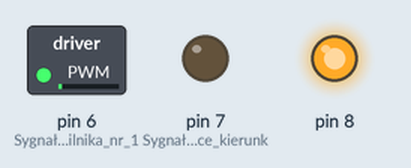
This sketch was run on a simulated Arduino Uno, built with avr-gcc and run on an emulated ATmega328P. On the bench: switched loads named in the sketch (green lamp = pin HIGH), output pins drawn as LEDs (lit = HIGH).

Above: at 0.05 s.
At 1.6 s:
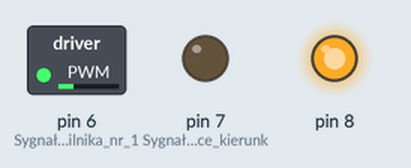
At 3.2 s:
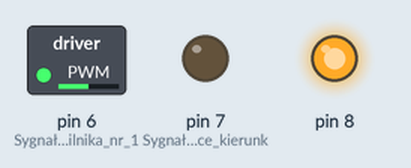
At 6.4 s:
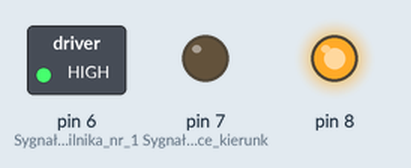
Timing chart, 0 to 8.3 s (numbered marks = the images above):
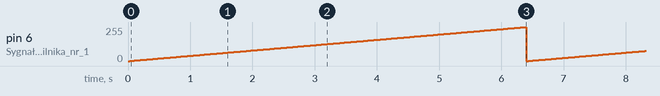

The sketch:

l293d_silnik_softstart.ino
```cpp
void setup() {
  pinMode(6, OUTPUT); //Sygnał PWM silnika nr 1
  pinMode(7, OUTPUT); //Sygnały sterujące kierunkiem obrotów silnika nr 1
  pinMode(8, OUTPUT);

  digitalWrite(7, LOW); //Silnik nr 1 - obroty w lewo
  digitalWrite(8, HIGH);
}

void loop()  {
  for (int i = 0; i <= 255; i++) {
      analogWrite(6, i); //Spokojne rozpędzanie silnika
      delay(25);
  }
}
```

Measured:
- by itself, pin 6 (Sygnał_PWM_silnika_nr_1): ramps from 0/255 to 255/255 and jumps back, once every 6.4 s
